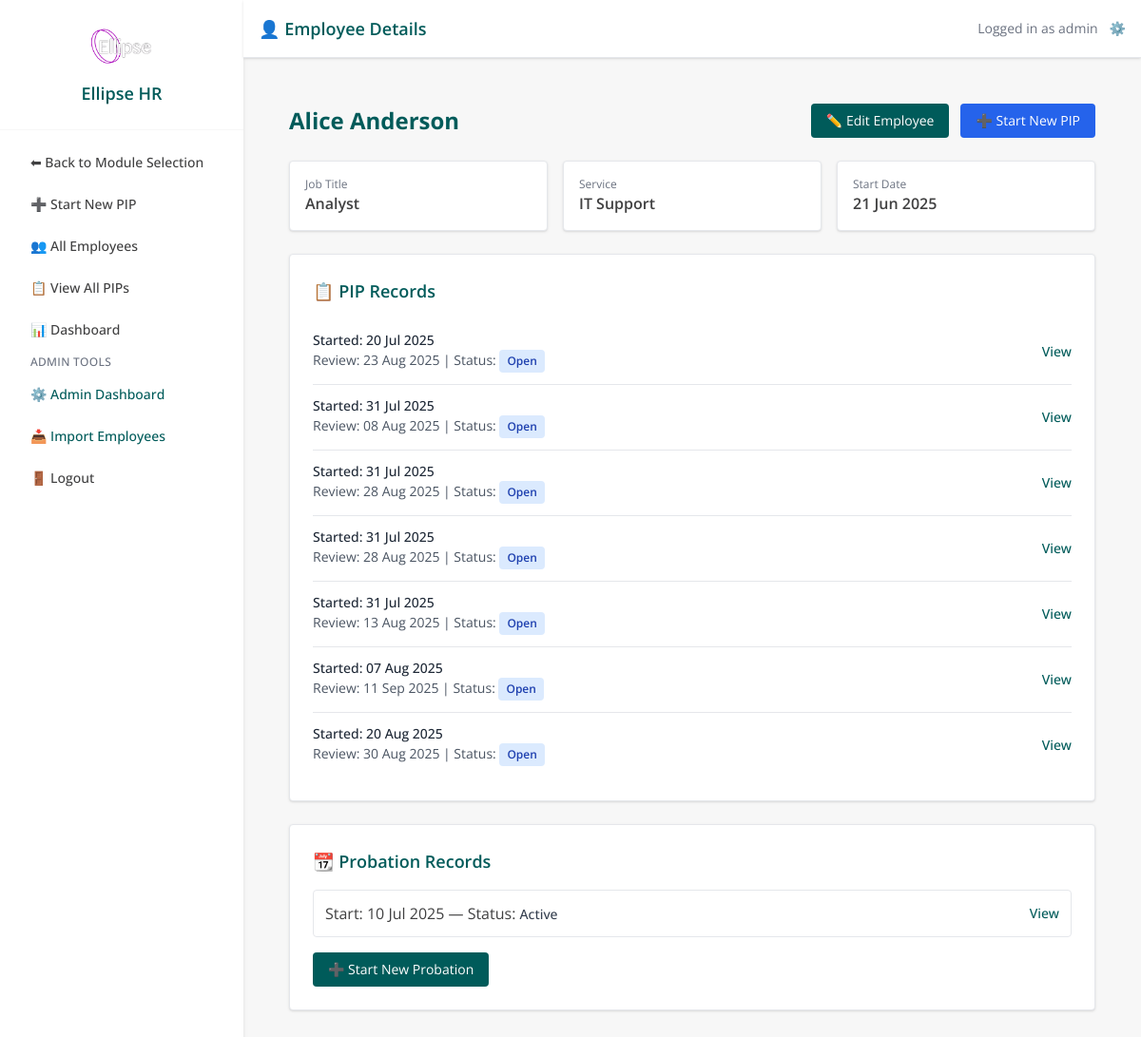
Page /employee/1 (signed in) on the earlier database version.
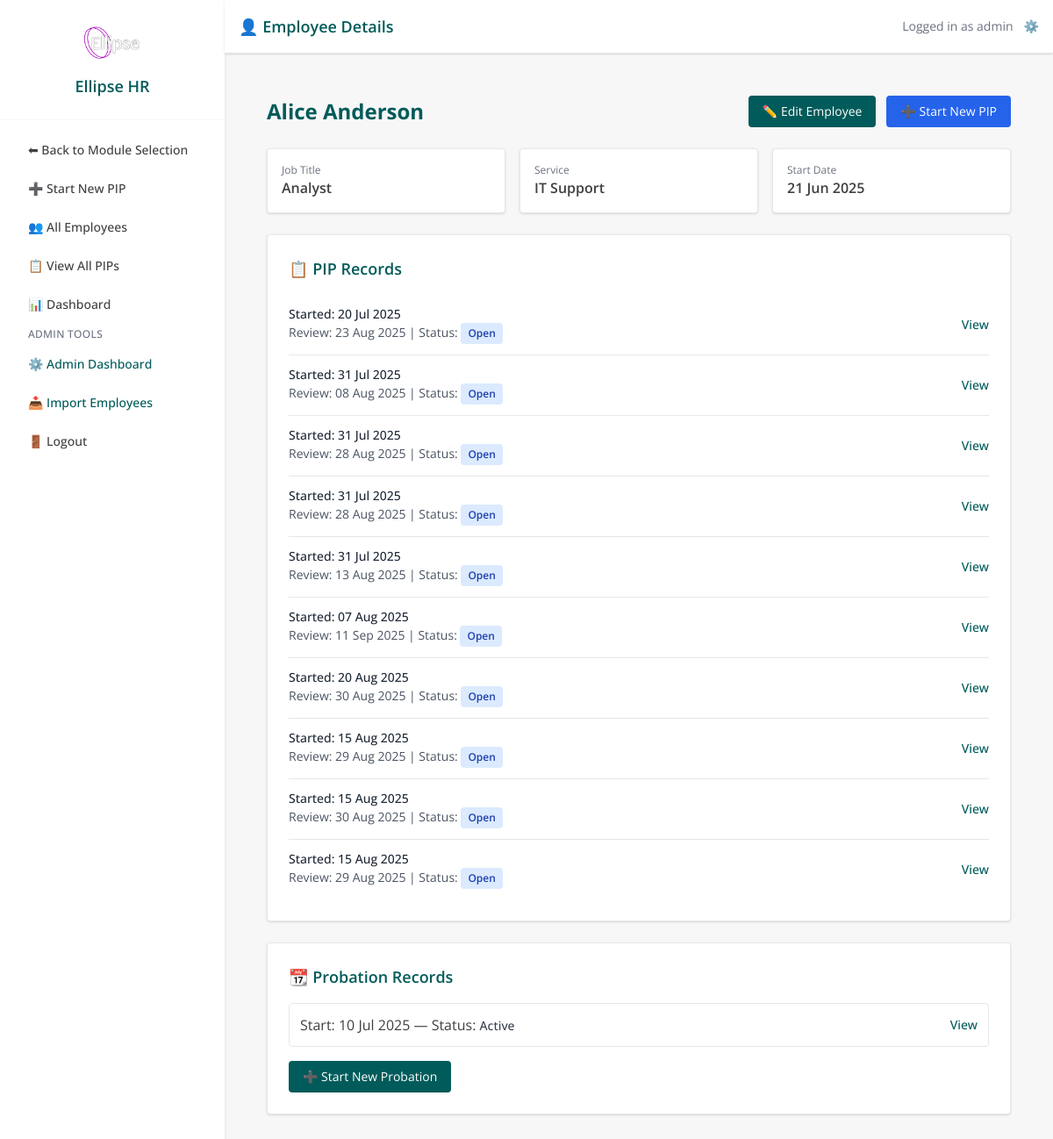
Same page on the later database version.
### models.py (models this page shows)
class PIPRecord(db.Model):
    __tablename__ = 'pip_record'
    id = db.Column(db.Integer, primary_key=True)
    employee_id = db.Column(db.Integer, db.ForeignKey('employee.id'), nullable=False)
    concerns = db.Column(db.Text, nullable=False)
    start_date = db.Column(db.Date, nullable=False)
    review_date = db.Column(db.Date, nullable=False)
    meeting_notes = db.Column(db.Text)
    status = db.Column(db.String(20), default='Open')
    created_by = db.Column(db.String(100))
    created_at = db.Column(db.DateTime, default=datetime.utcnow)
    last_updated = db.Column(db.DateTime, default=datetime.utcnow, onupdate=datetime.utcnow)
    ai_advice = db.Column(db.Text)
    ai_advice_generated_at = db.Column(db.DateTime)
    capability_meeting_date = db.Column(db.DateTime, nullable=True)
    capability_meeting_time = db.Column(db.String, nullable=True)
    capability_meeting_venue = db.Column(db.String, nullable=True)
    concern_category = db.Column(db.String(100))
    severity = db.Column(db.String(50))
    frequency = db.Column(db.String(50))
    tags = db.Column(db.Text)
    employee = db.relationship('Employee', back_populates='pips')
    action_items = db.relationship(
        'PIPActionItem',
        back_populates='pip_record',
        cascade='all, delete-orphan',
        lazy=True
    )
    timeline_events = db.relationship(
        'TimelineEvent',
        back_populates='pip_record',
        cascade='all, delete-orphan',
        lazy=True
    )

class ProbationRecord(db.Model):
    id = db.Column(db.Integer, primary_key=True)
    employee_id = db.Column(db.Integer, db.ForeignKey('employee.id'), nullable=False)
    start_date = db.Column(db.Date, nullable=False)
    expected_end_date = db.Column(db.Date, nullable=False)
    status = db.Column(db.String(50), default="Active")  # Active, Extended, Completed, Failed
    notes = db.Column(db.Text)
    created_at = db.Column(db.DateTime, default=datetime.utcnow)
    last_updated = db.Column(db.DateTime, default=datetime.utcnow, onupdate=datetime.utcnow)
    reviews = db.relationship('ProbationReview', backref='probation', lazy=True, cascade="all, delete-orphan")
    plans = db.relationship('ProbationPlan', backref='probation', lazy=True, cascade="all, delete-orphan")
    employee = db.relationship('Employee', backref=db.backref('probation_records', lazy=True))

### app.py (the view)
@app.route('/employee/<int:employee_id>')
@login_required
def employee_detail(employee_id):
    employee = Employee.query.options(db.joinedload(Employee.pips)).get_or_404(employee_id)
    if current_user.admin_level == 0 and employee.team_id != current_user.team_id:
        flash('Access denied')
        return redirect(url_for('dashboard'))
    return render_template('employee_detail.html', employee=employee)

### app.py (called while the page is built)
@app.context_processor
def inject_module():
    return dict(active_module=session.get('active_module'))

@login_manager.user_loader
def load_user(user_id):
    return db.session.get(User, int(user_id))

@app.before_request
def set_active_module():
    path = request.path.lower()
    if path.startswith('/pip/') or \
       path.startswith('/employee/') or \
       path in ['/dashboard', '/pip_list', '/employee/list', '/employee/add', '/pip/select-employee']:
        session['active_module'] = 'PIP'
    elif path.startswith('/probation/'):
        session['active_module'] = 'Probation'
    elif path == '/':
        session.pop('active_module', None)

### models.py (called while the page is built)
    def is_superuser(self):
        return self.admin_level == 2

### templates/employee_detail.html (shortened to what this page needs)
{% extends "base.html" %}
{% block page_title %}👤 Employee Details{% endblock %}
{% block content %}
<div class="max-w-5xl mx-auto p-6 space-y-6">
  <div class="flex justify-between items-center">
    <h1 class="text-2xl font-bold text-ellipse-teal">
      {{ employee.first_name }} {{ employee.last_name }}
    </h1>
    <div class="flex gap-3">
      <a href="{{ url_for('edit_employee', employee_id=employee.id) }}"
         class="inline-flex items-center bg-ellipse-teal text-white px-4 py-2 rounded hover:bg-ellipse-hover text-sm">
        ✏️ Edit Employee
      </a>
      <button onclick="openPipModal()" class="inline-flex items-center bg-blue-600 text-white px-4 py-2 rounded hover:bg-blue-700 text-sm">
        ➕ Start New PIP
      </button>
    </div>
  </div>
  <div class="grid grid-cols-1 md:grid-cols-3 gap-4">
    <div class="bg-white p-4 rounded shadow border">
      <p class="text-xs text-gray-500">Job Title</p>
      <p class="text-base font-semibold">{{ employee.job_title }}</p>
    </div>
    <div class="bg-white p-4 rounded shadow border">
      <p class="text-xs text-gray-500">Service</p>
      <p class="text-base font-semibold">{{ employee.service }}</p>
    </div>
    <div class="bg-white p-4 rounded shadow border">
      <p class="text-xs text-gray-500">Start Date</p>
      <p class="text-base font-semibold">{{ employee.start_date.strftime('%d %b %Y') }}</p>
    </div>
  </div>
  <div class="bg-white p-6 rounded shadow border">
    <h2 class="text-lg font-semibold text-ellipse-teal mb-4">📋 PIP Records</h2>
    <ul class="divide-y divide-gray-200">
      {% for pip in employee.pips %}
        <li class="py-3">
          <div class="flex justify-between items-center">
            <div>
              <p class="text-sm font-medium text-gray-800">Started: {{ pip.start_date.strftime('%d %b %Y') }}</p>
              <p class="text-sm text-gray-600">
                Review: {{ pip.review_date.strftime('%d %b %Y') }} |
                Status:
                <span class="inline-block px-2 py-1 rounded text-xs font-semibold
                  {% if pip.status == 'Open' %}bg-blue-100 text-blue-800
                  {% elif pip.status == 'Completed' %}bg-green-100 text-green-800
                  {% elif pip.status == 'Closed' %}bg-gray-200 text-gray-700
                  {% else %}bg-gray-100 text-gray-600
                  {% endif %}">
                  {{ pip.status }}
                </span>
              </p>
            </div>
            <a href="{{ url_for('pip_detail', id=pip.id) }}"
               class="text-sm text-ellipse-teal hover:underline font-medium">
              View
            </a>
          </div>
        </li>
      {% else %}
        <li class="py-3 text-gray-400">No PIPs for this employee.</li>
      {% endfor %}
    </ul>
  </div>
  <div class="bg-white p-6 rounded shadow border">
    <h2 class="text-lg font-semibold text-ellipse-teal mb-4">📆 Probation Records</h2>
    {% if employee.probation_records %}
      <ul class="space-y-2">
        {% for probation in employee.probation_records %}
          <li class="flex justify-between items-center border p-3 rounded hover:bg-ellipse-light transition">
            <span>
              Start: {{ probation.start_date.strftime('%d %b %Y') }} —
              Status:
              <span class="text-sm font-medium text-gray-700">{{ probation.status }}</span>
            </span>
            <a href="{{ url_for('view_probation', id=probation.id) }}"
               class="text-sm text-ellipse-teal hover:underline font-medium">
              View
            </a>
          </li>
        {% endfor %}
      </ul>
    {% else %}
      <p class="text-gray-400 text-sm">No probation records found.</p>
    {% endif %}
    <a href="{{ url_for('create_probation', employee_id=employee.id) }}"
       class="inline-block mt-4 bg-ellipse-teal text-white px-4 py-2 rounded hover:bg-ellipse-hover text-sm">
      ➕ Start New Probation
    </a>
  </div>
</div>
{% endblock %}

Differences in the rows shown:
added PIPRecord: start_date "15 Aug 2025", review_date "29 Aug 2025", status "Open"
added PIPRecord: start_date "15 Aug 2025", review_date "30 Aug 2025", status "Open"
added PIPRecord: start_date "15 Aug 2025", review_date "29 Aug 2025", status "Open"
